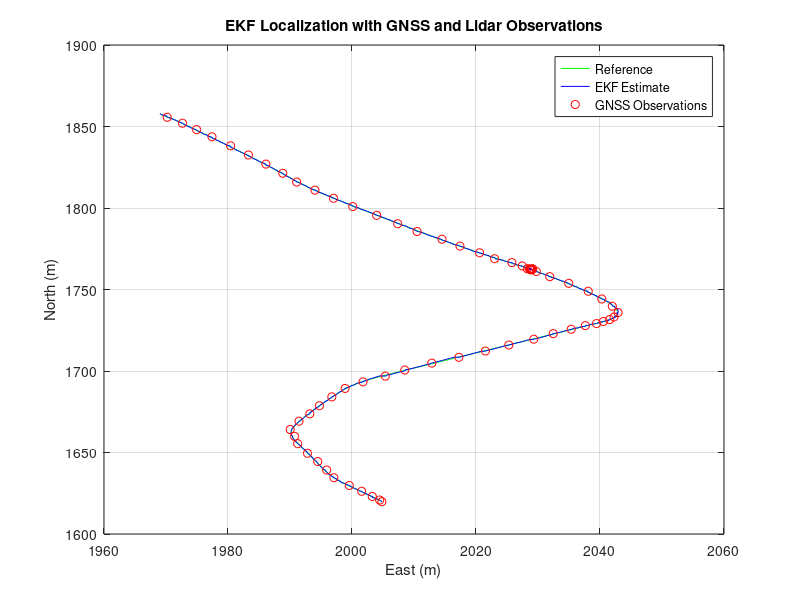
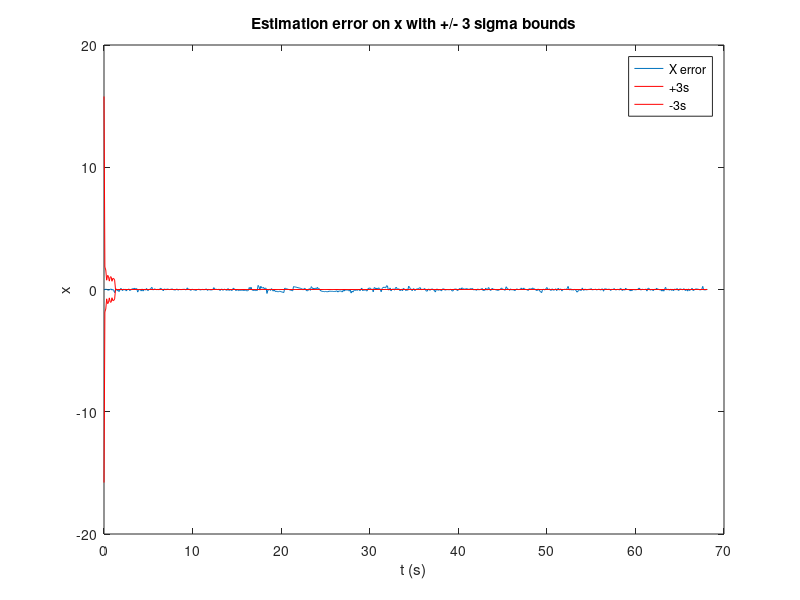
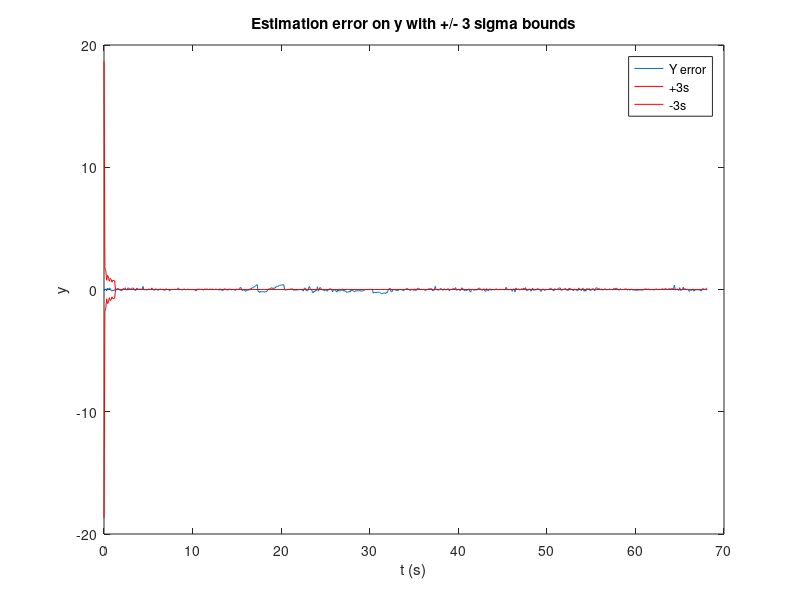
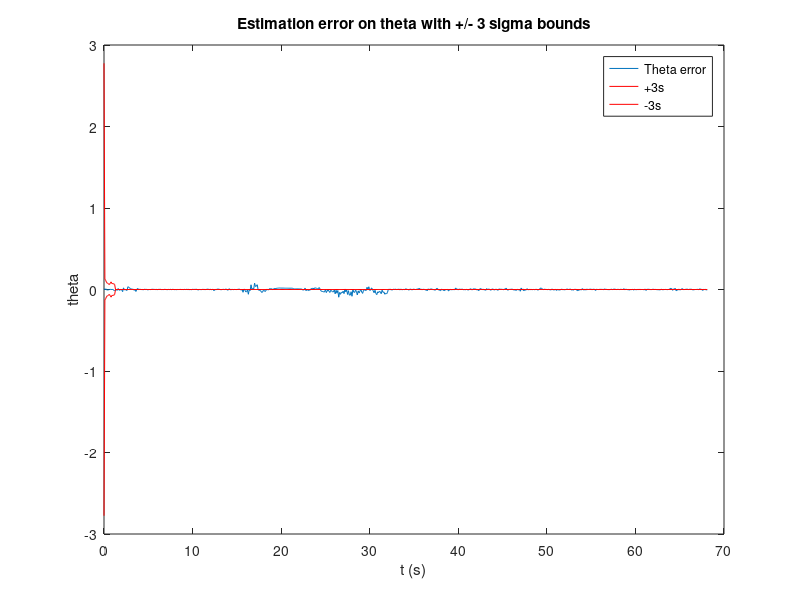

Here is the MATLAB script that generated these plots, in order:
clear;
close all;

pkg load statistics;

% Load data
load("data.mat");

% Initialize EKF variables
% Initial state: x, y, theta
x = [gnss(1).x; gnss(1).y; gnss(1).heading];
n = length(x);  # State dimension
P = eye(n); % Initial covariance

% Noise matrices
Q = diag([10, 10, 10]); % Process noise
R_gnss = diag([0.1, 0.1, 0.01]); % GNSS observation noise
R_lidar = diag([0.7, 0.7]); % Lidar observation noise

% Time step
dt = mean(diff(t));

% Storage for EKF estimates
ekf_estimates = zeros(length(t), n); % Storing all state variables
ekf_estimates(1, :) = x';
lidar_observations = [];
Px1 = zeros(length(t), 1);
Px2 = zeros(length(t), 1);
Px3 = zeros(length(t), 1);

% EKF loop
for k = 2:length(t)
    % Prediction Step
    % State prediction
    x = [x(1) + v(k) * dt * cos(x(3));
         x(2) + v(k) * dt * sin(x(3));
         x(3) + omega(k) * dt;];

    % Jacobian of the state transition function
    F = [1, 0, -v(k) * dt * sin(x(3));
         0, 1, v(k) * dt * cos(x(3));
         0, 0, 1];

    % Covariance prediction
    P = F * P * F' + Q;

    % Correction Step with GNSS
    if ~isnan(gnss(k).x)
        z_gnss = [gnss(k).x; gnss(k).y; gnss(k).heading];
        C_gnss = eye(3); % Observation Jacobian matrix for GNSS
        z_pred_gnss = C_gnss * x; % Predicted GNSS measurement
        K_gnss = P * C_gnss' / (C_gnss * P * C_gnss' + R_gnss); % Kalman gain for GNSS
        x = x + K_gnss * (z_gnss - z_pred_gnss); % State update with GNSS
        P = (eye(size(P)) - K_gnss * C_gnss) * P; % Covariance update for GNSS
    end

    % Correction Step with Lidar
    if ~isempty(obs(k).x_map)
        n_landmarks = length(obs(k).x_map);
        z_lidar = [];
        z_pred_lidar = [];
        C_lidar = zeros(2 * n_landmarks, n);

        for i = 1:n_landmarks
            % Lidar measurements in polar coordinates
            z_lidar = [z_lidar; obs(k).x(i); obs(k).y(i)];

            % Predicted Lidar measurement in Cartesian coordinates
            delta_x = obs(k).x_map(i) - x(1);
            delta_y = obs(k).y_map(i) - x(2);
            x_pred = delta_x * cos(x(3)) + delta_y * sin(x(3));
            y_pred = - delta_x * sin(x(3)) + delta_y * cos(x(3));
            z_pred_lidar = [z_pred_lidar; x_pred; y_pred];

            % Jacobian matrix for Lidar in Cartesian coordinates
            row_idx = 2 * (i - 1) + 1;
            C_lidar(row_idx, 1) = -cos(x(3));
            C_lidar(row_idx, 2) = -sin(x(3));
            C_lidar(row_idx, 3) = -sin(x(3))*delta_x + cos(x(3))*delta_y;

            C_lidar(row_idx + 1, 1) = sin(x(3));
            C_lidar(row_idx + 1, 2) = -cos(x(3));
            C_lidar(row_idx + 1, 3) = -cos(x(3))*delta_x - sin(x(3))*delta_y;
        end

        % Kalman gain for Lidar
        R_lidar_full = kron(eye(n_landmarks), R_lidar);
        K_lidar = P * C_lidar' / (C_lidar * P * C_lidar' + R_lidar_full);

        % State update with Lidar
        x = x + K_lidar * (z_lidar - z_pred_lidar);

        % Covariance update for Lidar
        P = (eye(size(P)) - K_lidar * C_lidar) * P;

        % Convert range and bearing to Cartesian for visualization
        for i = 1:n_landmarks
            range = z_lidar(2 * (i - 1) + 1);
            bearing = z_lidar(2 * (i - 1) + 2);
            obs_x = x(1) + range * cos(bearing + x(3));
            obs_y = x(2) + range * sin(bearing + x(3));
        end
    end

    % Save EKF estimate for visualization
    ekf_estimates(k, :) = x';
    Px1(i) = P(1,1);
    Px2(i) = P(2,2);
    Px3(i) = P(3,3);
end

% Plot results
figure;
h = plot([ref.x], [ref.y], 'g-', 'DisplayName', 'Reference');
hold on;
plot(ekf_estimates(:, 1), ekf_estimates(:, 2), 'b-', 'DisplayName', 'EKF Estimate');
plot([gnss.x], [gnss.y], 'ro', 'DisplayName', 'GNSS Observations');
legend;
title('EKF Localization with GNSS and Lidar Observations');
xlabel('East (m)');
ylabel('North (m)');
grid on;

%Metrics
ex=ekf_estimates(:, 1)'-[ref.x];
ex = ex';
ex_m=mean(ex);
ex_abs_max=max(abs(ex));
ex_MSE=mean((ex-ex_m).^2);
%Find the percentile for the chi-square distribution for any DoF
DoF=1; %degree of freedom
Pr=0.99; %Chosen percentile
Th=chi2inv(Pr,DoF); %Threshold
Consistency_x=mean(ex./P(1,1)'.*ex< Th);
disp(['Mean Error in x= ', num2str(ex_m)]);
disp(['Max Error in x= ', num2str(ex_abs_max)]);
disp(['Mean Square Error in x= ', num2str(mean(ex_MSE))]);
disp(['Consistency in x= ', num2str(Consistency_x)]);
disp('');

figure;
plot(t,ex, 'DisplayName', 'X error');zoom on;hold on;
plot(t,3*sqrt(Px1),'r', 'DisplayName', '+3s');
plot(t,-3*sqrt(Px1),'r', 'DisplayName', '-3s');
ylabel('x');
xlabel('t (s)');
title('Estimation error on x with +/- 3 sigma bounds');
legend;

ex=ekf_estimates(:, 2)'-[ref.y];
ex = ex';
ex_m=mean(ex);
ex_abs_max=max(abs(ex));
ex_MSE=mean((ex-ex_m).^2);
%Find the percentile for the chi-square distribution for any DoF
DoF=1; %degree of freedom
Pr=0.99; %Chosen percentile
Th=chi2inv(Pr,DoF); %Threshold
Consistency_y=mean((ex./P(2,2)'.*ex)< Th);
disp(['Mean Error in y= ', num2str(ex_m)]);
disp(['Max Error in y= ', num2str(ex_abs_max)]);
disp(['Mean Square Error in y= ', num2str(mean(ex_MSE))]);
disp(['Consistency in y= ', num2str(Consistency_y)]);
disp('');

figure;
plot(t,ex, 'DisplayName', 'Y error');zoom on;hold on;
plot(t,3*sqrt(Px2),'r', 'DisplayName', '+3s');
plot(t,-3*sqrt(Px2),'r','DisplayName', '-3s');
ylabel('y');
xlabel('t (s)');
title('Estimation error on y with +/- 3 sigma bounds');
legend;

ex=ekf_estimates(:, 3)'-[ref.heading];
ex = ex';
ex_m=mean(ex);
ex_abs_max=max(abs(ex));
ex_MSE=mean((ex-ex_m).^2);
%Find the percentile for the chi-square distribution for any DoF
DoF=1; %degree of freedom
Pr=0.99; %Chosen percentile
Th=chi2inv(Pr,DoF); %Threshold
Consistency_h=mean((ex./P(3,3)'.*ex)< Th);
disp(['Mean Error in h= ', num2str(ex_m)]);
disp(['Max Error in h= ', num2str(ex_abs_max)]);
disp(['Mean Square Error in h= ', num2str(mean(ex_MSE))]);
disp(['Consistency in h= ', num2str(Consistency_h)]);
disp('');

figure;
plot(t,ex, 'DisplayName', 'Theta error');zoom on;hold on;
plot(t,3*sqrt(Px3),'r', 'DisplayName', '+3s');
plot(t,-3*sqrt(Px3),'r', 'DisplayName', '-3s');
ylabel('theta');
xlabel('t (s)');
title('Estimation error on theta with +/- 3 sigma bounds');
legend;

